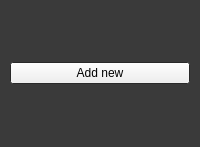
<?xml version="1.0" encoding="UTF-8"?>
<ui version="4.0">
 <class>PlannerColumn</class>
 <widget class="QWidget" name="PlannerColumn">
  <property name="geometry">
   <rect>
    <x>0</x>
    <y>0</y>
    <width>200</width>
    <height>147</height>
   </rect>
  </property>
  <property name="sizePolicy">
   <sizepolicy hsizetype="Fixed" vsizetype="MinimumExpanding">
    <horstretch>0</horstretch>
    <verstretch>0</verstretch>
   </sizepolicy>
  </property>
  <property name="minimumSize">
   <size>
    <width>200</width>
    <height>40</height>
   </size>
  </property>
  <property name="maximumSize">
   <size>
    <width>200</width>
    <height>16777215</height>
   </size>
  </property>
  <property name="palette">
   <palette>
    <active>
     <colorrole role="WindowText">
      <brush brushstyle="SolidPattern">
       <color alpha="255">
        <red>255</red>
        <green>255</green>
        <blue>255</blue>
       </color>
      </brush>
     </colorrole>
     <colorrole role="Base">
      <brush brushstyle="SolidPattern">
       <color alpha="255">
        <red>255</red>
        <green>255</green>
        <blue>255</blue>
       </color>
      </brush>
     </colorrole>
     <colorrole role="Window">
      <brush brushstyle="SolidPattern">
       <color alpha="255">
        <red>58</red>
        <green>58</green>
        <blue>58</blue>
       </color>
      </brush>
     </colorrole>
    </active>
    <inactive>
     <colorrole role="WindowText">
      <brush brushstyle="SolidPattern">
       <color alpha="255">
        <red>255</red>
        <green>255</green>
        <blue>255</blue>
       </color>
      </brush>
     </colorrole>
     <colorrole role="Base">
      <brush brushstyle="SolidPattern">
       <color alpha="255">
        <red>255</red>
        <green>255</green>
        <blue>255</blue>
       </color>
      </brush>
     </colorrole>
     <colorrole role="Window">
      <brush brushstyle="SolidPattern">
       <color alpha="255">
        <red>58</red>
        <green>58</green>
        <blue>58</blue>
       </color>
      </brush>
     </colorrole>
    </inactive>
    <disabled>
     <colorrole role="WindowText">
      <brush brushstyle="SolidPattern">
       <color alpha="255">
        <red>120</red>
        <green>120</green>
        <blue>120</blue>
       </color>
      </brush>
     </colorrole>
     <colorrole role="Base">
      <brush brushstyle="SolidPattern">
       <color alpha="255">
        <red>58</red>
        <green>58</green>
        <blue>58</blue>
       </color>
      </brush>
     </colorrole>
     <colorrole role="Window">
      <brush brushstyle="SolidPattern">
       <color alpha="255">
        <red>58</red>
        <green>58</green>
        <blue>58</blue>
       </color>
      </brush>
     </colorrole>
    </disabled>
   </palette>
  </property>
  <property name="windowTitle">
   <string>Form</string>
  </property>
  <layout class="QVBoxLayout" name="verticalLayout">
   <property name="spacing">
    <number>4</number>
   </property>
   <property name="leftMargin">
    <number>10</number>
   </property>
   <property name="topMargin">
    <number>10</number>
   </property>
   <property name="rightMargin">
    <number>10</number>
   </property>
   <property name="bottomMargin">
    <number>10</number>
   </property>
   <item>
    <widget class="QPushButton" name="pbNew">
     <property name="text">
      <string>Add new</string>
     </property>
    </widget>
   </item>
   <item>
    <layout class="QVBoxLayout" name="vLayout"/>
   </item>
  </layout>
 </widget>
 <resources/>
 <connections/>
</ui>
